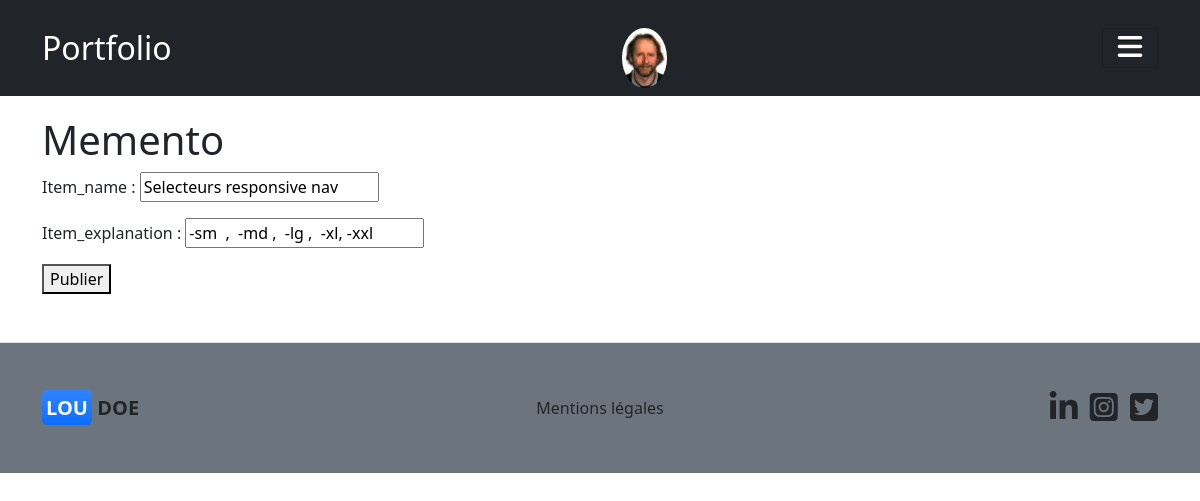
The page /blogapi/add_memento/30 (signed in) on the database its author committed.
### authentication/models.py (models this page shows, shortened)
class User(AbstractUser):
    CREATOR = 'CREATOR'
    SUBSCRIBER = 'SUBSCRIBER'
    ROLE_CHOICES = (
        (CREATOR, 'Créateur'),
        (SUBSCRIBER, 'Abonné'),
    )
    profile_photo = models.ImageField(verbose_name='photo de profil')
    role = models.CharField(max_length=30, choices=ROLE_CHOICES, verbose_name='Rôle')
    follows = models.ManyToManyField(
        'self',
        limit_choices_to={'role': CREATOR},
        symmetrical=False,
        verbose_name='suit'
    )

### blogapi/models.py (models this page shows)
class MementoItems(models.Model):
    item_name = models.CharField(max_length=128, verbose_name='item_name')
    item_explanation = models.CharField(max_length=128, verbose_name='item_explanation')

### blogapi/views.py (the view, shortened to what this page needs)
# urls.py: path('blogapi/add_memento/', blogapi.views.memento_create, name='memento_create'),
@login_required
def memento_create(request, id_item=None):
    instance_item = models.MementoItems.objects.get(pk=id_item) if id_item is not None else None
    if request.method == 'GET':
        item_form = forms.ItemForm(instance=instance_item)
        context = {'item_form': item_form}
        return render(request, 'blogapi/add_memento.html', context=context)

### blogapi/forms.py
class ItemForm(forms.ModelForm):
    class Meta:
        model = models.MementoItems
        fields = ['item_name', 'item_explanation']

### blogapi/templates/blogapi/add_memento.html (shortened to what this page needs)
{% extends 'base.html' %}
{% block content %}
{% load static %}
<section class="py-5">
    <div class="container">
        <div class="row gy-4 align-items-center">
            <div class="col-12 col-md-6">
                <h1>Memento</h1>
                {% if item_form.instance.id %}
                <form method="POST" action="{% url 'memento_create' id_item=item_form.instance.id %}">
                {% else %}
                    <form method="POST" action="{% url 'memento_create' %}">
                {% endif %}
                    {{ item_form.as_p }}
                    <button type="submit" >Publier</button>
                    </form></form>
            </div>
        </div>
    </div>
</section>
{% endblock content %}

### templates/base.html (shortened to what this page needs)
<!doctype html>
{% load static %}
    <head>
        <link href='https://stackpath.bootstrapcdn.com/bootstrap/5.0.0-alpha1/css/bootstrap.min.css' rel='stylesheet'>
        <link href='https://cdnjs.cloudflare.com/ajax/libs/font-awesome/4.0.3/css/font-awesome.css' rel='stylesheet'>
        <link rel="stylesheet" href="{% static 'app.css' %}">
    </head>
    <body class='snippet-body'>
        <header class="py-4">
            <nav class="navbar navbar-expand-xxl fixed-top navbar-light bg-dark">
                <div class="container">
                    <a class="navbar-brand text-white fs-2" href="#">
                        <span >Portfolio</span>
                    </a>
                            {% if user.is_authenticated %}
                        <div class="avatar">
                                {% if user.profile_photo %}
                                    <img class="avatar" src="{{ user.profile_photo.url }}">
                                {% else %}
                                    <img class="avatar" src="{% static 'images/profile_photo.png' %}">
                                {% endif %}
                            {% endif %}
                        </div>
                        <button class="navbar-toggler" type="button" data-bs-toggle="collapse" data-bs-target="#navbarNav"
                            aria-controls="navbarNav" aria-expanded="false" aria-label="Toggle navigation" >
                        <span class="navbar-toggler-icon">
                        <i class="fas fa-bars" style="color:#fff; font-size:28px;"></i>
                        </span>
                        </button>
                    </div>
            </nav>
        </header>
        <main>
            {% block content %}{% endblock content %}
        </main>
        <footer class="border-top bg-secondary">
            <div class="container py-5">
                <div class="row gy-4 align-items-center">
                    <div class="col-12 col-md-4">
                        <a class="navbar-brand text-dark text-uppercase fw-bold" href="#">
                            <span class="bg-primary bg-gradient p-1 rounded-3 text-light">Lou</span> Doe
                        </a>
                    </div>
                    <div class="col-12 col-md-4 text-md-center">
                        <ul class="list-unstyled mb-0">
                            <li>
                                <a href="#" class="text-decoration-none text-dark">Mentions légales</a>
                            </li>
                        </ul>
                    </div>
                    <div class="col-12 col-md-4 text-md-end">
                        <ul class="list-inline mb-0">
                            <li class="list-inline-item">
                                <a href="#" class="text-decoration-none text-dark"><i class="fab fa-linkedin fa-2x"></i></a>
                            </li>
                            <li class="list-inline-item">
                                <a href="#" class="text-decoration-none text-dark"><i
                                       class="fab fa-instagram-square fa-2x"></i></a>
                            </li>
                            <li class="list-inline-item">
                                <a href="#" class="text-decoration-none text-dark"><i
                                       class="fab fa-twitter-square fa-2x"></i></a>
                            </li>
                        </ul>
                    </div>
                </div>
            </div>
        </footer>
    </body>
</html>

### static/app.css (style rules this page uses)
main { padding-top: 20px; }
.avatar { width: 45px; height: 80px; border-radius: 50%; display: block; margin: auto; padding-top: 10px; padding-bottom: 10px; }

### rows shown on the page
User: profile_photo (picture)
MementoItems: item_name "Selecteurs responsive nav", item_explanation "-sm , -md , -lg , -xl, -xxl"
